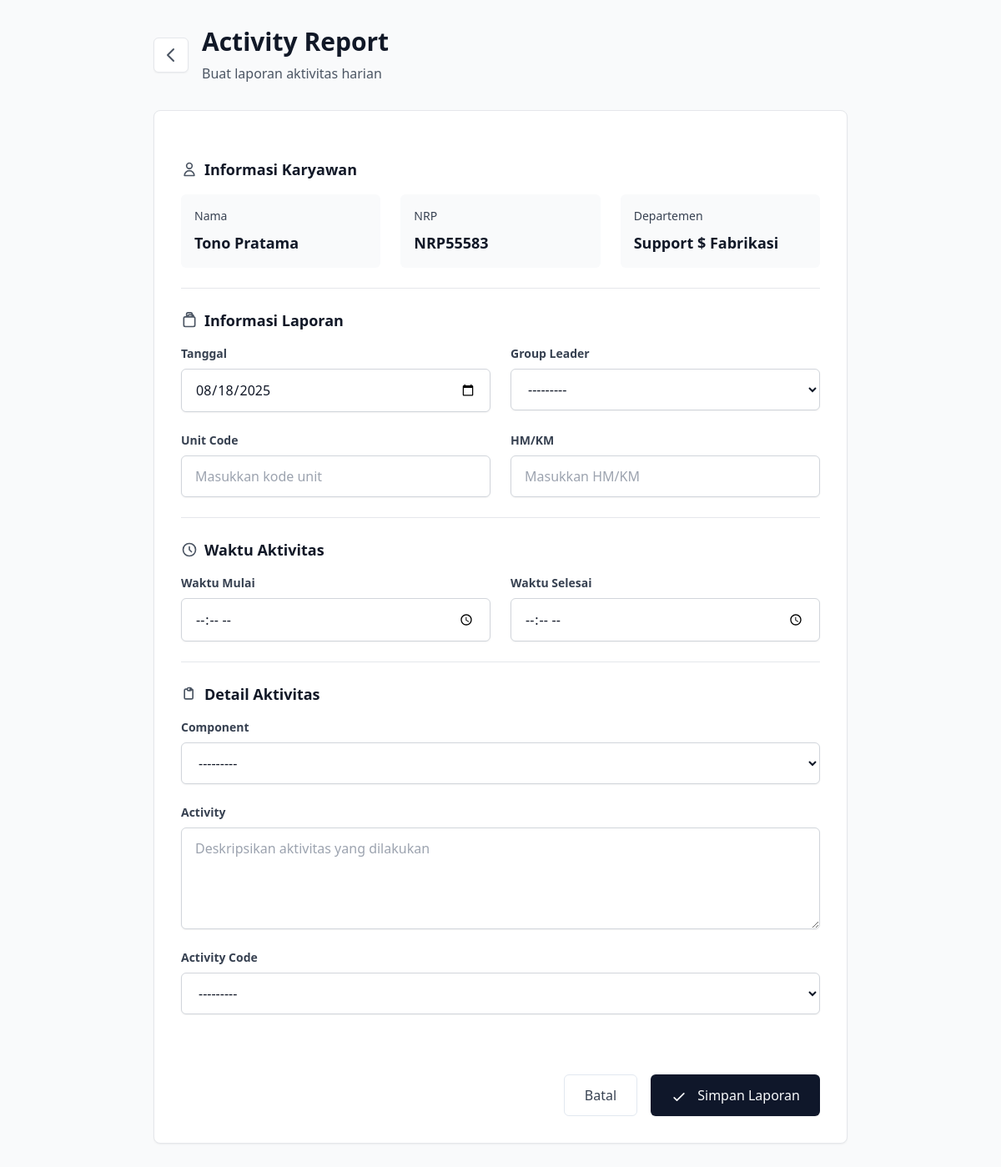
/activity-report/create/ (signed in), run on the app's committed database.
### dashboard/models.py (models this page shows)
class User(AbstractUser):
    ROLE_CHOICES = [
        ("leader", "Leader"),
        ("admin", "Admin"),
        ("foreman", "Foreman"),
    ]
    DEPARTMENT_CHOICES = [
        ("SUPPORT", "Support $ Fabrikasi"),
        ("TRACK", "Track"),
        ("PLANT", "Plant Coal Hauling"),
        ("WHEEL", "Wheel"),
    ]
    name = models.CharField(max_length=150, blank=True, null=True)
    phone = models.CharField(max_length=20, blank=True, null=True)
    nrp = models.CharField(max_length=20, blank=True, null=True)
    username = models.CharField(max_length=150, unique=True)
    email = models.EmailField(max_length=254, unique=True)
    role = models.CharField(max_length=20, choices=ROLE_CHOICES, default="foreman")
    department = models.CharField(
        max_length=100, choices=DEPARTMENT_CHOICES, blank=True, null=True
    )
    shift = models.IntegerField(default=1, choices=[(1, "Shift 1"), (2, "Shift 2")])
    created_at = models.DateTimeField(auto_now_add=True)
    updated_at = models.DateTimeField(auto_now=True)

### dashboard/views.py (the view)
# urls.py: path('activity-report/create/', views.create_activity_report, name='create_activity_report'),
@login_required
def create_activity_report(request):
    if request.method == "POST":
        form = ActivityReportForm(request.POST, user=request.user)
        if form.is_valid():
            activity_report = form.save(commit=False)
            activity_report.foreman = request.user
            activity_report.shift = request.user.shift
            activity_report.save()
            messages.success(request, "Activity Report berhasil dibuat!")
            return redirect("foreman_dashboard")  # Redirect to correct view name
        else:
            messages.error(
                request, "Terjadi kesalahan dalam pembuatan Activity Report."
            )
    else:
        form = ActivityReportForm(user=request.user)
    return render(
        request,
        "foreman/foreman_create_activity_report.html",
        {"form": form, "user": request.user},
    )

### dashboard/templates/foreman/foreman_create_activity_report.html (shortened to what this page needs)
{% extends 'base.html' %}
{% load static %}
{% block content %}
<div class="min-h-screen bg-gray-50 py-8">
    <div class="max-w-4xl mx-auto px-4 sm:px-6 lg:px-8">
        <div class="mb-8">
            <div class="flex items-center space-x-4">
                <a href="{% url 'foreman_dashboard' %}"
                   class="p-2 bg-white rounded-md shadow-sm border hover:bg-gray-50 transition-colors">
                    <svg class="w-6 h-6 text-gray-600" fill="none" stroke="currentColor" viewBox="0 0 24 24">
                        <path stroke-linecap="round" stroke-linejoin="round" stroke-width="2" d="M15 19l-7-7 7-7"></path>
                    </svg>
                </a>
                <div>
                    <h1 class="text-3xl font-bold text-gray-900">Activity Report</h1>
                    <p class="text-gray-600 mt-2">Buat laporan aktivitas harian</p>
                </div>
            </div>
        </div>
        <div class="bg-white rounded-lg shadow-sm border p-8">
            <form method="post" class="space-y-6">
                <div class="border-b border-gray-200 pb-6">
                    <h3 class="text-lg font-semibold text-gray-900 mb-4 flex items-center">
                        <svg class="w-5 h-5 mr-2 text-gray-600" fill="none" stroke="currentColor" viewBox="0 0 24 24">
                            <path stroke-linecap="round" stroke-linejoin="round" stroke-width="2" d="M16 7a4 4 0 11-8 0 4 4 0 018 0zM12 14a7 7 0 00-7 7h14a7 7 0 00-7-7z"></path>
                        </svg>
                        Informasi Karyawan
                    </h3>
                    <div class="grid grid-cols-1 md:grid-cols-3 gap-6">
                        <div class="bg-gray-50 rounded-md p-4">
                            <label class="block text-sm font-medium text-gray-700 mb-2">Nama</label>
                            <div class="text-lg font-semibold text-gray-900">{{ user.name|default:user.get_full_name }}</div>
                        </div>
                        <div class="bg-gray-50 rounded-md p-4">
                            <label class="block text-sm font-medium text-gray-700 mb-2">NRP</label>
                            <div class="text-lg font-semibold text-gray-900">{{ user.nrp|default:"-" }}</div>
                        </div>
                        <div class="bg-gray-50 rounded-md p-4">
                            <label class="block text-sm font-medium text-gray-700 mb-2">Departemen</label>
                            <div class="text-lg font-semibold text-gray-900">{{ user.get_department_display|default:"-" }}</div>
                        </div>
                    </div>
                </div>
                <div class="border-b border-gray-200 pb-6">
                    <h3 class="text-lg font-semibold text-gray-900 mb-4 flex items-center">
                        Informasi Laporan
                    </h3>
                    <div class="grid grid-cols-1 md:grid-cols-2 gap-6">
                        <div class="space-y-2">
                            <label class="block text-sm font-semibold text-gray-700">{{ form.date.label }}</label>
                            {{ form.date }}
                        </div>
                        <div class="space-y-2">
                            <label class="block text-sm font-semibold text-gray-700">{{ form.leader.label }}</label>
                            {{ form.leader }}
                        </div>
                        <div class="space-y-2">
                            <label class="block text-sm font-semibold text-gray-700">{{ form.Unit_Code.label }}</label>
                            {{ form.Unit_Code }}
                        </div>
                        <div class="space-y-2">
                            <label class="block text-sm font-semibold text-gray-700">{{ form.Hmkm.label }}</label>
                            {{ form.Hmkm }}
                        </div>
                    </div>
                </div>
                <div class="border-b border-gray-200 pb-6">
                    <h3 class="text-lg font-semibold text-gray-900 mb-4 flex items-center">
                        <svg class="w-5 h-5 mr-2 text-gray-600" fill="none" stroke="currentColor" viewBox="0 0 24 24">
                            <path stroke-linecap="round" stroke-linejoin="round" stroke-width="2" d="M12 8v4l3 3m6-3a9 9 0 11-18 0 9 9 0 0118 0z"></path>
                        </svg>
                        Waktu Aktivitas
                    </h3>
                    <div class="grid grid-cols-1 md:grid-cols-2 gap-6">
                        <div class="space-y-2">
                            <label class="block text-sm font-semibold text-gray-700">{{ form.start_time.label }}</label>
                            {{ form.start_time }}
                        </div>
                        <div class="space-y-2">
                            <label class="block text-sm font-semibold text-gray-700">{{ form.end_time.label }}</label>
                            {{ form.end_time }}
                        </div>
                    </div>
                </div>
                <div class="pb-6">
                    <h3 class="text-lg font-semibold text-gray-900 mb-4 flex items-center">
                        <svg class="w-5 h-5 mr-2 text-gray-600" fill="none" stroke="currentColor" viewBox="0 0 24 24">
                            <path stroke-linecap="round" stroke-linejoin="round" stroke-width="2" d="M9 5H7a2 2 0 00-2 2v10a2 2 0 002 2h8a2 2 0 002-2V7a2 2 0 00-2-2h-2M9 5a2 2 0 002 2h2a2 2 0 002-2M9 5a2 2 0 012-2h2a2 2 0 012 2"></path>
                        </svg>
                        Detail Aktivitas
                    </h3>
                    <div class="space-y-6">
                        <div class="space-y-2">
                            <label class="block text-sm font-semibold text-gray-700">{{ form.component.label }}</label>
                            {{ form.component }}
                        </div>
                        <div class="space-y-2">
                            <label class="block text-sm font-semibold text-gray-700">{{ form.activities.label }}</label>
                            {{ form.activities }}
                        </div>
                        <div class="space-y-2">
                            <label class="block text-sm font-semibold text-gray-700">{{ form.activities_code.label }}</label>
                            {{ form.activities_code }}
                        </div>
                    </div>
                </div>
                <div class="flex justify-end space-x-4 pt-6">
                    <a href="{% url 'foreman_dashboard' %}"
                       class="px-6 py-3 border border-input text-gray-700 font-medium rounded-md hover:bg-accent transition-colors">
                        Batal
                    </a>
                    <button type="submit"
                            class="px-6 py-3 bg-primary text-primary-foreground font-medium rounded-md hover:bg-primary/90 transition-colors shadow-sm">
                        <svg class="w-5 h-5 inline mr-2" fill="none" stroke="currentColor" viewBox="0 0 24 24">
                            <path stroke-linecap="round" stroke-linejoin="round" stroke-width="2" d="M5 13l4 4L19 7"></path>
                        </svg>
                        Simpan Laporan
                    </button>
                </div>
            </form>
        </div>
    </div>
</div>
{% endblock %}

### data on the page
User: name "Tono Pratama", nrp "NRP55583", department "Support $ Fabrikasi"
